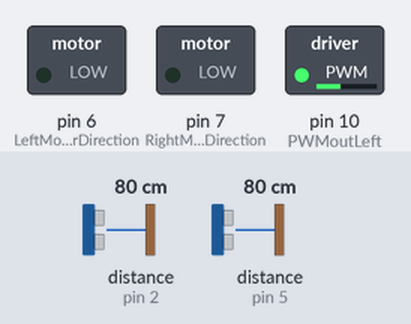
A sketch run on a simulated Arduino Uno, built with avr-gcc and run on an emulated ATmega328P. Parts: switched loads named in the sketch (green lamp = pin HIGH). Wiring (inferred from the names in the program): 2 × ultrasonic range finder: trigger pin 3, echo pin 2 / trigger pin 4, echo pin 5. Inputs (shaded band) come from the test bench; at power-on: distance to the obstacle (sensors on pin 5, pin 2) 80 cm. The echo pulse lasts 58.3 µs per cm; pins used as bus, display or sensor lines are not drawn; what the sketch prints to the serial monitor is not drawn.

Above: at 1.2 s.
1.3 s: distance to the obstacle (sensor on pin 5) set to 23 cm
4.3 s: distance to the obstacle (sensor on pin 5) set to 19 cm
At 5.0 s:
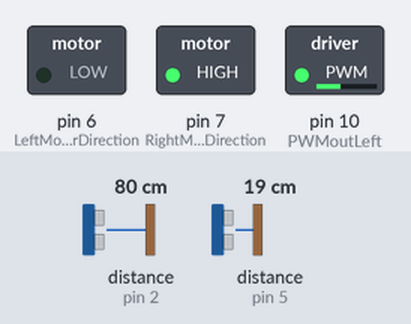
5.8 s: distance to the obstacle (sensor on pin 2) set to 22 cm
8.1 s: distance to the obstacle (sensor on pin 2) set to 18 cm
At 9.4 s:
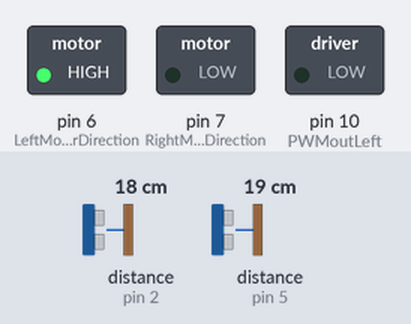
9.7 s: distance to the obstacle (sensor on pin 2) set to 35 cm
At 12.0 s:
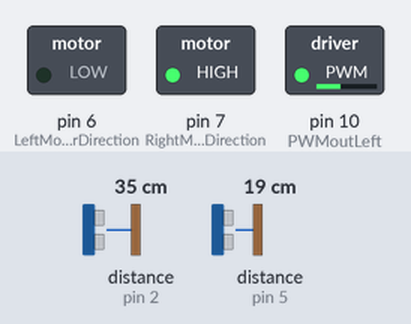
12.3 s: distance to the obstacle (sensor on pin 2) set to 2 cm
At 14.3 s:
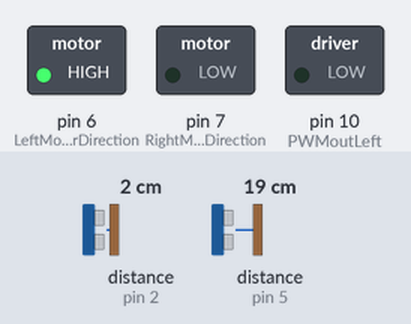
Timing chart, 0 to 15.8 s (numbered marks = the images above; inputs shaded):
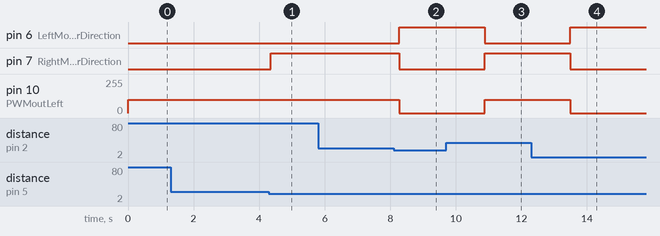

The sketch:

a_Ultrasonic_Test.ino
```cpp
// currently using only two sensors!!!

//#include <EEPROM.h>

/*========================DEFINITIONS/VARIABLES FOR ULTRASONIC SENSOR================================*/
#define trigPin1 3
#define echoPin1 2 // Right

#define trigPin2 4
#define echoPin2 5 // Front

//#define trigPin3 7
//#define echoPin3 8

long duration, distance, RightSensor,FrontSensor,LeftSensor;

/*=====================================DEFINITIONS/VARIABLES FOR MOTOR==========================================*/
#define LeftMotorDirection 6 //reverse->1, Forward->0
#define RightMotorDirection 7
/*================================DEFINITIONS/VARIABLES FOR PWM=====================================*/
// This is the PWMthat goes to motor
#define PWMoutLeft 10
#define PWMoutRight 11

//int analogPin = 13; // Use this if we decide for variable value - slow down/up motor speed
int val = 400; // variable to store the read value
// this is a little over 1/3 speed where 1023 is max speed

/*================================DEFINITIONS/VARIABLES FOR ENCODER=====================================*/
//#define EncoderPin = 2; // look up other pins for this later !!!!!!!!!!!!
//volatile long pulses; // volatile used since we have ISR reference: https://www.geeksforgeeks.org/understanding-volatile-qualifier-in-c/
```

b_SETUP.ino
```cpp
void setup(){
/*==========================================ULTRASONIC SENSOR=================================================*/
  Serial.begin (115200); // was 9600
  pinMode(trigPin1, OUTPUT); pinMode(echoPin1, INPUT);// sets the trigpin as output, sets the echopin as input and following
  pinMode(trigPin2, OUTPUT); pinMode(echoPin2, INPUT);
  //pinMode(trigPin3, OUTPUT); pinMode(echoPin3, INPUT);
/*================================================MOTOR=======================================================*/
  //pinMode(mLeft, OUTPUT); // these were used for running motors at full speed(test)
  //pinMode(mRight, OUTPUT); // PWM will now do that for us
  pinMode(LeftMotorDirection, OUTPUT);
  pinMode(RightMotorDirection, OUTPUT);
/*=================================================PWM========================================================*/
  pinMode(PWMoutLeft, OUTPUT); // sets the pin as output
  pinMode(PWMoutRight, OUTPUT);
/*===============================================ENCODER======================================================*/
//  pinMode(EncoderPin, INPUT);
//  attachInterrupt(0,Counter, RISING); // triggers on rising edge(low to high)
//                                      // Interrupt 0 is digital pin 2, so that is where the IR detector is connected
//  volatile long pulses = 0;
}
```

c_LOOP.ino
```cpp
void loop() {
/*==========================================ULTRASONIC SENSOR=================================================*/
  SonarSensor(trigPin1, echoPin1); //trig->pin3  echo->pin2
  RightSensor = distance;
  SonarSensor(trigPin2, echoPin2); //trig->pin4  echo->pin5
  FrontSensor = distance;

  //SonarSensor(trigPin3, echoPin3); //trig->pin5  echo->pin7
  //LeftSensor = distance;

  Serial.print(" R: ");
  Serial.print(RightSensor);
  Serial.print(" F: ");
  Serial.print(FrontSensor);

  //Serial.print(" - ");
  //Serial.println(RightSensor);

/*================================================MOTOR=======================================================*/
  if(RightSensor <=20 && FrontSensor <=20){ // turn left
    //digitalWrite(LeftMotorDirection2, LOW);   digitalWrite(RightMotorDirection2, HIGH); // in1
    analogWrite(PWMoutLeft, 0); analogWrite(PWMoutRight, (val / 4));
    digitalWrite(LeftMotorDirection, HIGH);  digitalWrite(RightMotorDirection, LOW); // in2    //delay(100); // delay may cause probs --- test it
    Serial.print(" |--1--| ");
    delay(1300);
  }
  else if((RightSensor <=20 && FrontSensor >20) || (RightSensor >20  && FrontSensor >20)){ // forward
    //digitalWrite(LeftMotorDirection2, HIGH);  digitalWrite(RightMotorDirection2, HIGH); // in1
    analogWrite(PWMoutLeft, (val / 4)); analogWrite(PWMoutRight, (val / 4));
    digitalWrite(LeftMotorDirection, LOW);    digitalWrite(RightMotorDirection, LOW); // in2
    Serial.print("--2--");
    delay(100);
  }
  else if(RightSensor > 20 && FrontSensor <= 20){ // turn right
    //digitalWrite(LeftMotorDirection2, HIGH);  digitalWrite(RightMotorDirection2, LOW); // in1
    analogWrite(PWMoutLeft, (val / 4)); analogWrite(PWMoutRight, 0);
    digitalWrite(LeftMotorDirection, LOW);    digitalWrite(RightMotorDirection, HIGH); // in2
    Serial.print("--3--");
    delay(1300);
  }
  // will need a reverse!!! but this may require three sensors in the case there is a wall in front and to either side

  /*================================================PWM=======================================================*/
  /*//val = analogRead(analogPin); // Use if we want to speed/slow motor dynamically
                                 // analogRead will get a value from 0-1023
  analogWrite(PWMoutLeft, (val / 4)); analogWrite(PWMoutRight, (val / 4));
   /*analogWrite(pin, value)
      pin: the pin to write to. Allowed data types: int.
      value: the duty cycle: between 0 (always off) and 255 (always on). Allowed data types: int

      analogRead values go from 0 to 1023,
      analogWrite values from 0 to 255

      reference: https://www.tutorialspoint.com/arduino/arduino_pulse_width_modulation.htm */

 /*===============================================ENCODER======================================================*/


}
```

d_FUNCTION.ino
```cpp
/*==========================================ULTRASONIC SENSOR=================================================*/
  void SonarSensor(int trigPin,int echoPin){
  digitalWrite(trigPin, LOW); // writes low or high to specified pin
  /*digitalWrite(pin, value)
    pin: the pin number
    value: HIGH or LOW*/
  delayMicroseconds(80); // suggest to use over 60ms measurement cycle, in order
  //                        to prevent trigger signal to the echo signal
  digitalWrite(trigPin, HIGH);
  delayMicroseconds(20); // need at least 10 us to trigger
  digitalWrite(trigPin, LOW);
  duration = pulseIn(echoPin, HIGH); //NOTICE: The timing of this function has been determined empirically and will probably show errors in longer pulses. Works on pulses from 10 microseconds to 3 minutes in length.
  distance = (duration/2) / 29.1;
}
```

Measured:
- the behaviour switches between 22 and 21 cm on distance to the obstacle (sensor on pin 5) (found by bisection; images 0 and 1)
- the behaviour switches between 21 and 20 cm on distance to the obstacle (sensor on pin 2) (found by bisection; images 1 and 2)
- after the input at 1.3 s, every drawn part: stays the same
- after the input at 4.3 s, pin 7 (RightMotorDirection): LOW → HIGH after 0.06 s
- after the input at 5.8 s, every drawn part: stays the same
- after the input at 8.1 s, pin 6 (LeftMotorDirection): LOW → HIGH after 0.17 s; pin 7 (RightMotorDirection): HIGH → LOW after 0.17 s; pin 10 (PWMoutLeft): 100/255 → 0/255 after 0.17 s
- after the input at 9.7 s, pin 6 (LeftMotorDirection): HIGH → LOW after 1.2 s; pin 7 (RightMotorDirection): LOW → HIGH after 1.2 s; pin 10 (PWMoutLeft): 0/255 → 100/255 after 1.2 s
- after the input at 12.3 s, pin 6 (LeftMotorDirection): LOW → HIGH after 1.2 s; pin 7 (RightMotorDirection): HIGH → LOW after 1.2 s; pin 10 (PWMoutLeft): 100/255 → 0/255 after 1.2 s
